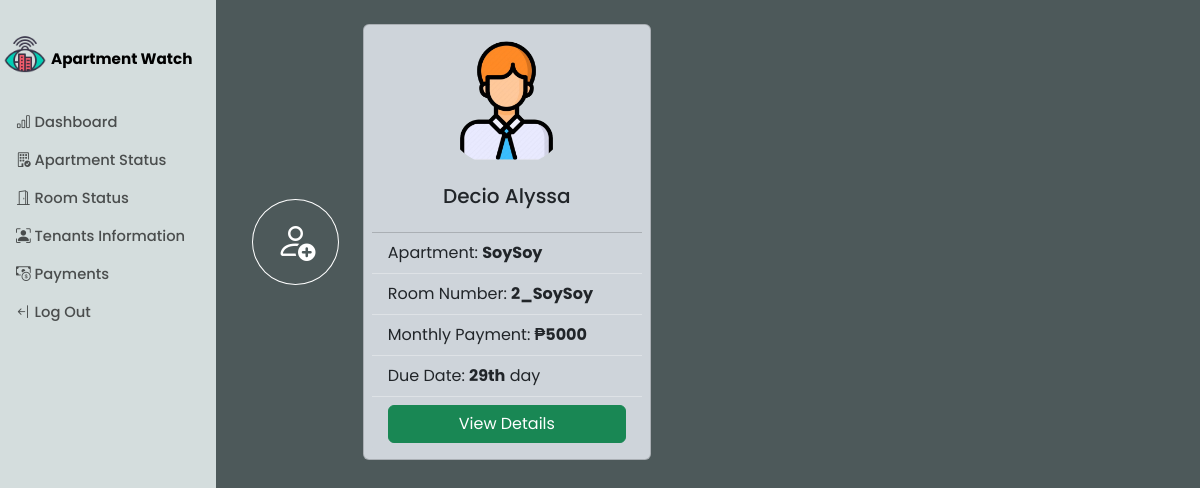
Page /tenantsInformation.php (signed in) on the committed database.
### tables this page shows
CREATE TABLE `tenants_table` (
  `Tenant_ID` int(11) NOT NULL,
  `Assigned_Room` varchar(50) DEFAULT NULL,
  `First_Name` varchar(100) NOT NULL,
  `Last_Name` varchar(100) NOT NULL,
  `Contact_Number` int(11) DEFAULT NULL
);

CREATE TABLE `building_table` (
  `Building_ID` varchar(50) NOT NULL,
  `Owner_ID` int(11) NOT NULL,
  `Building_Name` varchar(50) NOT NULL,
  `Building_Street_Address` varchar(70) DEFAULT NULL,
  `Building_City_Address` varchar(70) DEFAULT NULL,
  `Building_Status` varchar(30) NOT NULL,
  `Total_Rooms` int(11) DEFAULT NULL
);

CREATE TABLE `rooms_table` (
  `Room_ID` varchar(50) NOT NULL,
  `Tenant_ID` int(11) DEFAULT NULL,
  `Apartment_ID` varchar(60) DEFAULT NULL,
  `Room_Type` text DEFAULT NULL,
  `Room_Status` text DEFAULT 'Vacant' COMMENT 'Automatically set to Vacant if Tenant_ID is empty',
  `Rent_Amount` int(11) DEFAULT NULL
);

CREATE TABLE `payments` (
  `Payment_ID` int(11) NOT NULL,
  `Payment_Status` text DEFAULT NULL,
  `Monthly_Payment` int(11) DEFAULT NULL,
  `Monthly_Due_Date` text DEFAULT NULL,
  `tenant_id` int(11) DEFAULT NULL
);

### tenantsInformation.php (the view, shortened to what this page needs)
<?php
include './model/databaseConnection.php';
include_once './includes/header.php';
?>
</head>
<body>
    <div class="body-content d-flex">
        <div class="side-nav-bar d-none d-sm-block">
            <?php include './includes/navigation.php' ?>
        </div>
        <div class="main-content container-fluid">
            <div class="p-4 d-flex align-items-center justify-content-start gap-4 flex-wrap">
                <button class="add-tenant-button" data-bs-toggle="modal" data-bs-target="#addTenant"><i class="bi bi-person-add fs-1"></i></button>
                <?php
                    $query = "
                    SELECT
                        t.Tenant_ID,
                        t.First_Name,
                        t.Last_Name,
                        t.Contact_Number,
                        r.Room_ID,
                        b.Building_Name,
                        p.Monthly_Payment,
                        p.Payment_Status,
                        p.Monthly_Due_Date
                    FROM tenants_table t
                    JOIN rooms_table r ON t.Assigned_Room = r.Room_ID
                    JOIN building_table b ON r.Apartment_ID = b.Building_ID
                    JOIN owner_acc_table o ON b.Owner_ID = o.Account_ID
                    LEFT JOIN payments p ON t.Tenant_ID = p.Tenant_ID
                    WHERE o.Account_ID = :user_id;
                    ";
                    $statement = $PHP_Data_Object->prepare($query);
                    $statement->bindParam(':user_id', $_SESSION['user_id']);
                    if ($statement->execute()) {
                        $tenants = $statement->fetchAll(PDO::FETCH_ASSOC);
                        if (count($tenants) > 0) {
                            foreach($tenants as $tenant) {
                            ?>
                            <div class="card p-2 bg-dark-subtle" style="width: 18rem;"  data-aos="fade-up"  data-aos-duration="1300" data-aos-delay="300">
                                <img src="./images/person.png" class="card-img-top w-50 rounded-circle mx-auto" alt="...">
                                <div class="card-body ">
                                    <h5 class="card-title text-center"><?php echo htmlspecialchars($tenant['First_Name']) . " " . htmlspecialchars($tenant['Last_Name']) ?></h5>
                                </div>
                                <ul class="list-group list-group-flush">
                                    <li class="list-group-item bg-dark-subtle">Apartment: <span class="fw-bold"><?php echo htmlspecialchars($tenant['Building_Name']) ?></span></li>
                                    <li class="list-group-item bg-dark-subtle">Room Number: <span class="fw-bold"><?php echo htmlspecialchars($tenant['Room_ID']) ?></span></li>
                                    <li class="list-group-item bg-dark-subtle">Monthly Payment: <span class="fw-bold">&#x20B1;<?php echo htmlspecialchars($tenant['Monthly_Payment']) ?></span></li>
                                    <li class="list-group-item bg-dark-subtle">Due Date: <span class="fw-bold"><?php echo htmlspecialchars($tenant['Monthly_Due_Date']) ?></span> day</li>
                                    <li class="list-group-item bg-dark-subtle">
                                    <button
                                        class="btn btn-success w-100"
                                        data-bs-toggle="modal"
                                        data-bs-target="#viewTenantInformation"
                                        data-tenantid="<?php echo htmlspecialchars($tenant['Tenant_ID']); ?>"
                                        data-firstname="<?php echo htmlspecialchars($tenant['First_Name']); ?>"
                                        data-lastname="<?php echo htmlspecialchars($tenant['Last_Name']); ?>"
                                        data-room="<?php echo htmlspecialchars($tenant['Room_ID']); ?>"
                                        data-contact="<?php echo htmlspecialchars($tenant['Contact_Number']); ?>"
                                        data-paymentstatus="<?php echo htmlspecialchars($tenant['Payment_Status']); ?>"
                                        data-monthlypayment="<?php echo htmlspecialchars($tenant['Monthly_Payment']); ?>"
                                        data-duedate="<?php echo htmlspecialchars($tenant['Monthly_Due_Date']); ?>"
                                    >
                                        View Details
                                    </button>
                                    </li>
                                </ul>
                            </div>
                            <?php
                            }
                        }
                    }else {
                        echo 'An Error Occur';
                        ?>
                        <?php
                    }
                ?>
            </div>
        </div>
    </div>
</body>
</html>

### styles/interface.css (style rules this page uses)
* { font-family: 'Poppins', sans-serif; box-sizing: border-box; margin: 0; padding: 0; }
:root { --body-color: #304647; --card-color: #4d595a; --mdj-white: #d4dddd; --title-color: #385e62; --font-color: #9ec7c5; --secondary-font-color: #2a9ba7; --button-color: #83b6b4; --button-hover-color: #8bc6c4; --text-hover: #7ba9a8; }
body { background-color: var(--card-color); min-height: 100vh; }
.side-nav-bar, .main-content { height: 100vh; }
.main-content { flex: 82%; }
.side-nav-bar { flex: 18%; background-color: var(--mdj-white); }
.add-tenant-button { background-color: transparent; color: #fff; border: 1px solid white; border-radius: 100%; padding: 0.75rem 1.4rem; transition: all 300ms ease-in-out; }

### rows in the picture
tenants_table: First_Name "Decio", Last_Name "Alyssa", building_table.Building_Name "SoySoy", Assigned_Room.Room_ID "2_SoySoy", payments.Monthly_Payment "5000", payments.Monthly_Due_Date "29th"

### other values in the picture
$navItem "Dashboard"
$navItem "Apartment Status"
$navItem "Room Status"
$navItem "Tenants Information"
$navItem "Payments"
$navItem "Log Out"
